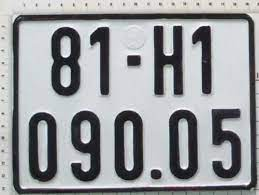
%> input picture test_image/81H1_09005.jpg, 259 x 195 px
$ octave compareImage.m   (GNU Octave 9; MATLAB toolbox functions it lacks are replaced by stand-ins)
%> lines starting %> are read from the running program, lines starting %| are printed output that depends on the picture; in (x1, y1, x2, y2) boxes, pixels count from 0 and x2, y2 are one past the last pixel; in counts of white or black regions, pixels touching at a corner belong together; the program's own positions count from 1
### inputanh.m
%Ch??ng tr靚h bi?n ??i ?nh v鄌 th鄋h ?nh nh? ph鈔
function y = inputanh(rgb)
%INPUTANH Summary of this function goes here
% Detailed explanation goes here
gray=rgb2gray(rgb); % chuyen anh mau thanh anh xam
gray=imadjust(gray);% can bang cuong do sang
[row,col]=size(gray);% Lay kich thuoc anh
cp=[round(row/2),round(col/2)];% toa do diem tam
de=round(0.01*row);% khoang cong tru
cm1=cp(1)-de:cp(1)+de;% khoang thoa man theo hang
cm2=cp(2)-de:cp(2)+de;% khoang thoa man theo cot
doituongnho=round(0.02*row*col);% so diem anh doi tuong nho
biensonho=[round(0.08*row),round(0.08*19*row/14)];% bien so duoc cho la nho
thresh=0; % khoi tao nguong
check=0; % khoi tao kiem tra
while check==0
 thresh=thresh+0.01;
 if thresh>=1
 %msgbox('Khong phat hien duoc bien so');
 %return;
 thresh=0.98
 check = 1;
 else

 bw=im2bw(gray,thresh);
 bw=bwareaopen(bw,doituongnho);
 bw=imfill(bw,'holes');
 bw=imclearborder(bw,4);
 bw=imopen(bw,strel('rectangle',biensonho));
 [L,n]=bwlabel(bw);
% close all;imshow(bw);

 if n>0
 for i=1:n
 [row1,col1]=find(bw==i);
 a=sum(ismember(cm1,row1));
 b=sum(ismember(cm2,col1));
 stat=regionprops((L==i),'BoundingBox');%xac dinh hinh chu nhat bao quanh
 try
 mat=stat.BoundingBox;
 if a>0&&b>0&&mat(4)<mat(3)
 check=1;
% bw=(L==i);
 break;
 else
 check=0;
 end
 catch e
 msgbox(e.message);
 end
 end
 end
 end
end
%img la anh nhi phan cua bang so
if thresh<1
 rgbcrop=imcrop(rgb,mat);
 y=rgbcrop;
else
 y=rgb;
end
imshow(y);
end

### angle.m
%dieu chinh goc xoay cua anh
function y= angle(rgb )
%ANGLE Summary of this function goes here
% Detailed explanation goes here
gray=rgb2gray(rgb);
BW=edge(gray,'canny');
BW=imclose(BW,strel('line',10,90));
[H,theta,rho] = hough(BW);
P = houghpeaks(H,1,'threshold',ceil(0.3*max(H(:))));
lines = houghlines(BW,theta,rho,P,'FillGap',5,'MinLength',7);
% figure, imshow(rgb), hold on
max_len = 0;
p=0;
for k = 1:length(lines)
% [5 lines of commented-out code are left out]
 len = norm(lines(k).point1 - lines(k).point2);
 if ( len > max_len)
 max_len = len;
 p=k;
 end
end
A=lines(p).point1;
B=lines(p).point2;
goc=atan2(B(2)-A(2),B(1)-A(1));
goc=rad2deg(goc);
if goc <80
y=imrotate(rgb,goc,'crop');
end
end

### tach1.m
function [im1,im2]=tach1(rgb)
%TACH1 Summary of this function goes here
% Detailed explanation goes here
g=rgb2gray(rgb);
g=imadjust(g);
% g1=255-g;
g1=imadjust(g,[0 1],[1 0],2);
g1=imadjust(g1);
g1=imclearborder(g1,8);
g1=imadjust(g1);
bw=edge(g1,'canny');
bw=imdilate(bw,[0 1 0; 1 1 1; 0 1 0]);
bw=imfill(bw,'holes');
bw=imopen(bw,strel('disk',2));
stat=regionprops(bw,'Area','Image','BoundingBox','Centroid');
count=0;
for i=1:length(stat)
 a=stat(i).Area; % Dien tich cac doi tuong
 b=stat(i).Image;% anh crop cua cac doi tuong
 d=stat(i).BoundingBox(1:2);% Khung bao cua cac doi tuong
 [r,c]=size(b);% Lay kich thuoc
 if r>c && c>0.2*r&& c<0.55*r
    count=count+1;
    t(count,1)=a;% luu lai dien tich
    t(count,2)=i;% luu lai vi tri
    t(count,3)=round(r*c);% lay kich thuoc anh
    t(count,4:5)=[d(2),d(1)];% Lay Vi Tri ?i?m ??u
 end
end
n=length(t);
t=sortrows(t,1);% Xep theo dien tich tang dan
count=0;
if n>=9 % truong hop phat hien nhieu hon 9 doi tuong
 ts=t(end-8:end,:);% lay 9 doi tuong co dien tich lon nhat
 su=sum(ts(:,3))/9;
 for i=1:9
 if ts(i,3)>0.2*su;
 count=count+1;
 ts1(count,:)=ts(i,:);
 end
 end
else
 ts1=t;
end
ts1=sortrows(ts1,4);
t1=ts1(1:4,:);
t1=sortrows(t1,5);
t2=ts1(5:end,:);
t2=sortrows(t2,5);
n1=size(t1,1);
im1=cell(1,n1);
n2=size(t2,1);
im2=cell(1,n2);
 for i=1:n1
 a=(stat(t1(i,2)).BoundingBox);
 b=imcrop(rgb,a);
 b=rgb2gray(b);
 b=imadjust(b);
 b=imadjust(b,[0 1],[1 0],2);
 b=im2bw(b);
 %b=my_BwTrim(b);
 b=imopen(b,strel('disk',1));
 im1{i}=b;
 %figure
 %imshow(im1{i})
 %title('img 1'+i)
 end
 for i=1:n2
 a=(stat(t2(i,2)).BoundingBox);
 b=imcrop(rgb,a);
 b=rgb2gray(b);
 b=imadjust(b);
 b=imadjust(b,[0 1],[1 0],2);
 b=im2bw(b);
 %b=my_BwTrim(b);
 b=imopen(b,strel('disk',1));
 im2{i}=b;

 %figure
 %imshow(im2{i})
 %title('img 2'+i)
 end


 %figure
 %imshow(im2{1})
 %title('img 2')
end

### compareImage.m
clc
close all;
clear;
load imgfildata;
[img,cmap] = imread('C:\Users\Admin\Videos\HK1_NAM4\XULYANH\Bien_so_xe\81H1_09005.jpg')
%> img is the input picture: size 195x259x3 uint8; mean R, G, B 151.9, 153.8, 156.9
%> cmap = []
y=inputanh(img);
%> the loop in inputanh, `while check==0` made 34 passes
%> n on passes 1 to 12: 0, 0, 0, 0, 0, 0, 0, 0, 0, 0, 0, 0
%> pass 1, in inputanh, `bw=im2bw(gray,thresh);`:
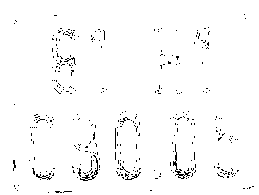
%> bw: size 195x259 logical; 97.8% white; black in thin lines or dots, all inside (x1, y1, x2, y2) = (13, 14, 254, 193)
%> after the loop in inputanh, `while check==0`:
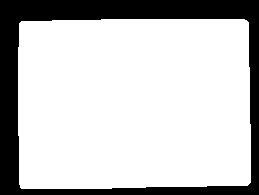
%> L: size 195x259 double; values 0 (black) and 1 (white), 77.1% white; 1 black region, box (x1, y1, x2, y2) and area: (0, 0, 259, 195) 11553
%> after the loop in inputanh, `while check==0`: bw: size 195x259 logical; 77.1% white; 1 black region
%> after the loop in inputanh, `while check==0`: a = 5; check = 1; mat = [18.5 19.5 233 170]; stat = 1 region; box (x1, y1, x2, y2): (18, 19, 251, 189); thresh = 0.34
y=angle(y);
%> in angle, `BW=edge(gray,'canny');`: BW: size 171x234 logical; 8.3% white in thin lines or dots
%> in angle, `BW=imclose(BW,strel('line',10,90));`: BW: size 171x234 logical; 15.6% white; 2 white regions, box (x1, y1, x2, y2) and area: (1, 1, 233, 170) 6075, (109, 36, 123, 48) 159
%> in angle, `[H,theta,rho] = hough(BW);`:
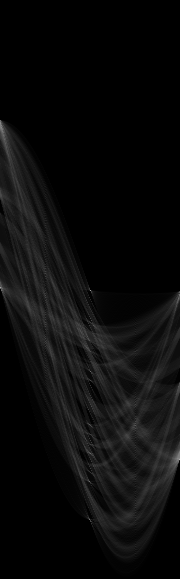
%> H: size 579x180 double; min 0, max 177, mean 10.8
%> in angle, `[H,theta,rho] = hough(BW);`: theta = 180 values from -90 to 89; rho = 579 values from -289 to 289
%> in angle, `P = houghpeaks(H,1,'threshold',ceil(0.3*max(H(:))));`: P = [460 180]
%> in angle, `lines = houghlines(BW,theta,rho,P,'FillGap',5,'MinLength',7);`: lines = 4 lines; point1 to point2 (x, y): (32, 170) to (88, 170), (157, 168) to (203, 168), (102, 169) to (145, 169), (203, 167) to (233, 167)
%> the loop in angle, `for k = 1:length(lines)` made 4 passes
%> (len, max_len) on passes 1, 2, 4: (30, 30), (46, 46), (56, 56)
%> len on pass 3: 43
%> in angle, `A=lines(p).point1;`: A = [32 170]
%> in angle, `B=lines(p).point2;`: B = [88 170]
%> in angle, `goc=atan2(B(2)-A(2),B(1)-A(1));`: goc = 0
[im1, im2]=tach1(y);
%> in tach1, `g1=imadjust(g,[0 1],[1 0],2);`:
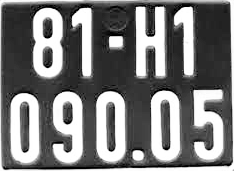
%> g1: size 171x234 uint8; min 0, max 255, mean 122.6
%> in tach1, `bw=edge(g1,'canny');`: bw: size 171x234 logical; 6.6% white in thin lines or dots
%> in tach1, `bw=imdilate(bw,[0 1 0; 1 1 1; 0 1 0]);`: bw: size 171x234 logical; 18.5% white; 20 white regions (2 under 20 px), largest, box (x1, y1, x2, y2) and area: (134, 5, 168, 80) 907, (192, 88, 226, 163) 809, (131, 89, 183, 166) 711
%> in tach1, `bw=imfill(bw,'holes');`: bw: size 171x234 logical; 43.6% white; 13 white regions (1 under 20 px), largest, box (x1, y1, x2, y2) and area: (131, 89, 183, 166) 2440, (95, 90, 128, 165) 2207, (8, 92, 42, 166) 2205
%> in tach1, `bw=imopen(bw,strel('disk',2));`:
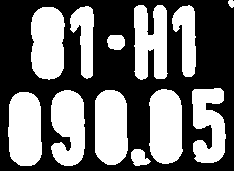
%> bw: size 171x234 logical; 43.3% white; 12 white regions
%> in tach1, `stat=regionprops(bw,'Area','Image','BoundingBox','Centroid');`: stat = 12 regions; largest, box (x1, y1, x2, y2), Area and Centroid: (95, 90, 128, 165) 2203 [111.6 127.9], (8, 92, 42, 166) 2201 [25.6 129.9], (149, 89, 183, 164) 2197 [166.4 127.1], (31, 7, 65, 80) 2151 [48.4 43.6], (51, 90, 85, 166) 2073 [69.3 127.5]
%> the loop in tach1, `for i=1:length(stat)` made 12 passes
%> (a, d, r, c) on passes 1 to 12: (2201, [8.5 92.5], 74, 34), (2151, [31.5 7.5], 73, 34), (2073, [51.5 90.5], 76, 34), (1063, [70.5 6.5], 73, 24), (2203, [95.5 90.5], 75, 33), (230, [107.5 35.5], 15, 18), (232, [131.5 149.5], 17, 20), (1999, [134.5 5.5], 75, 34), (2197, [149.5 89.5], 75, 34), (1103, [172.5 5.5], 72, 24), (1821, [192.5 88.5], 75, 34), (38, [228.5 0.5], 8, 6)
%> after the loop in tach1, `for i=1:length(stat)`: t = [2201 1 2516 92.5 8.5; 2151 2 2482 7.5 31.5; 2073 3 2584 90.5 51.5; 1063 4 1752 6.5 70.5; 2203 5 2475 90.5 95.5; 1999 8 2550 5.5 134.5; 2197 9 2550 89.5 149.5; 1103 10 1728 5.5 172.5; 1821 11 2550 88.5 192.5]
%> in tach1, `n=length(t);`: n = 9
%> in tach1, `t=sortrows(t,1);`: t = [1063 4 1752 6.5 70.5; 1103 10 1728 5.5 172.5; 1821 11 2550 88.5 192.5; 1999 8 2550 5.5 134.5; 2073 3 2584 90.5 51.5; 2151 2 2482 7.5 31.5; 2197 9 2550 89.5 149.5; 2201 1 2516 92.5 8.5; 2203 5 2475 90.5 95.5]
%> in tach1, `ts=t(end-8:end,:);`: ts has the same summary as t
%> in tach1, `su=sum(ts(:,3))/9;`: su = 2354.1
%> after the loop in tach1, `for i=1:9`: ts1 has the same summary as t
%> in tach1, `ts1=sortrows(ts1,4);`: ts1 = [1103 10 1728 5.5 172.5; 1999 8 2550 5.5 134.5; 1063 4 1752 6.5 70.5; 2151 2 2482 7.5 31.5; 1821 11 2550 88.5 192.5; 2197 9 2550 89.5 149.5; 2073 3 2584 90.5 51.5; 2203 5 2475 90.5 95.5; 2201 1 2516 92.5 8.5]
%> in tach1, `t1=ts1(1:4,:);`: t1 = [1103 10 1728 5.5 172.5; 1999 8 2550 5.5 134.5; 1063 4 1752 6.5 70.5; 2151 2 2482 7.5 31.5]
%> in tach1, `t1=sortrows(t1,5);`: t1 = [2151 2 2482 7.5 31.5; 1063 4 1752 6.5 70.5; 1999 8 2550 5.5 134.5; 1103 10 1728 5.5 172.5]
%> in tach1, `t2=ts1(5:end,:);`: t2 = [1821 11 2550 88.5 192.5; 2197 9 2550 89.5 149.5; 2073 3 2584 90.5 51.5; 2203 5 2475 90.5 95.5; 2201 1 2516 92.5 8.5]
%> in tach1, `t2=sortrows(t2,5);`: t2 = [2201 1 2516 92.5 8.5; 2073 3 2584 90.5 51.5; 2203 5 2475 90.5 95.5; 2197 9 2550 89.5 149.5; 1821 11 2550 88.5 192.5]
%> in tach1, `n1=size(t1,1);`: n1 = 4
%> in tach1, `im1=cell(1,n1);`: im1 = {[], [], [], []}
%> in tach1, `n2=size(t2,1);`: n2 = 5
%> in tach1, `im2=cell(1,n2);`: im2 = {[], [], [], [], []}
%> the loop in tach1, `for i=1:n1` made 4 passes
%> a on passes 1 to 4: [31.5 7.5 34 73], [70.5 6.5 24 73], [134.5 5.5 34 75], [172.5 5.5 24 72]
%> after the loop in tach1, `for i=1:n1`: im1 = 4 items
%> the loop in tach1, `for i=1:n2` made 5 passes
%> a on passes 1 to 5: [8.5 92.5 34 74], [51.5 90.5 34 76], [95.5 90.5 33 75], [149.5 89.5 34 75], [192.5 88.5 34 75]
%> pass 1, in tach1, `b=imadjust(b,[0 1],[1 0],2);`:
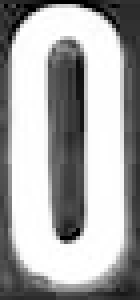
%> b: size 75x35 uint8 (shown 4 times larger); min 0, max 255, mean 167.2
%> after the loop in tach1, `for i=1:n2`: im2 = 5 items
%> im1 = 4 items; im2 = 5 items
x = [];t = [];
final_output=[];
% [36 lines of commented-out code are left out]
for n=1:length(im1)
    im1{n} = imresize(im1{n},[42 24]);
    totalLetters=size(imgfile,2);
    imshow(im1{n});
    pause(0.5);
    disp(totalLetters)
 x=[]
 for k=1:totalLetters
    y=corr2(imgfile{1,k},im1{n});
    x=[x y];
 end
t=[t max(x)];
if max(x)>.40
    z=find(x==max(x));
    out=cell2mat(imgfile(2,z));
    final_output=[final_output out];
end
end
%> this loop made 4 passes
%> (t, z, out, final_output) on passes 1 to 3: (0.588, 9, '8', '8'), ([0.588 0.41], 4, '3', '83'), ([0.588 0.41 0.415], 28, 'R', '83R')
%> t on pass 4: [0.588 0.41 0.415 0.392]
%| 62
%| 62
%| 62
%| 62
%> pass 2, `imshow(im1{n});`:
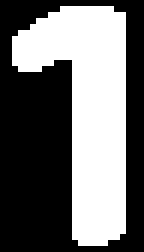
%> displayed picture: size 42x24 logical (shown 6 times larger); 42.9% white; 1 white region, box (x1, y1, x2, y2) and area: (2, 1, 21, 41) 432
